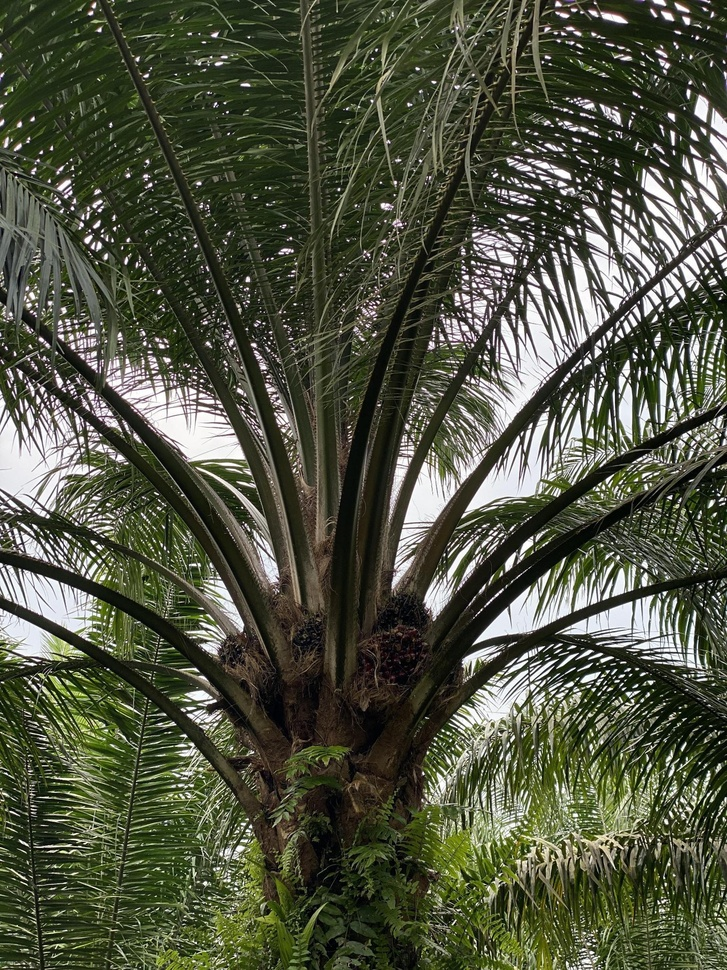
#> input picture testimg.jpg, 727 x 970 px, shrunk from 1536 x 2048 before the run
$ python relight2.py
#> lines starting #> are read from the running program, lines starting #| are printed output that depends on the picture
import cv2
import numpy as np
import matplotlib.pyplot as plt
from skimage import exposure
from skimage.exposure import cumulative_distribution


image = cv2.imread('testimg.jpg')
#> image is the input picture: shape (970, 727, 3); mean B, G, R 64.5, 83.2, 79.3
channels = cv2.split(image)

gray_image = cv2.cvtColor(image, cv2.COLOR_BGR2GRAY)
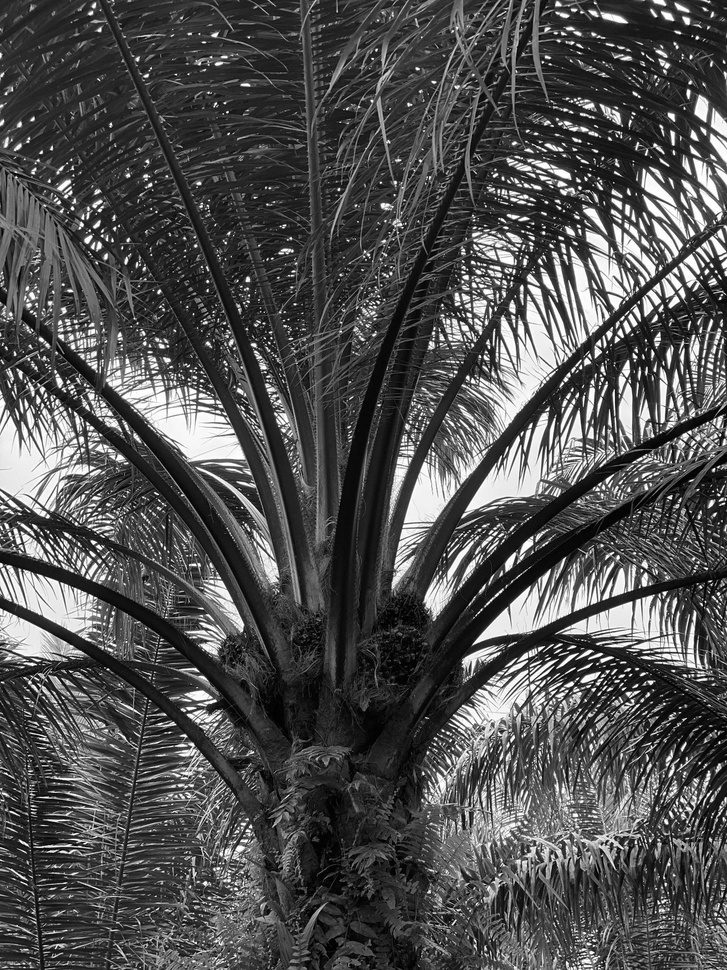
#> gray_image: shape (970, 727); min 0, max 255, mean 79.9
cdfImageInput, binsImageInput = cumulative_distribution(gray_image)
#> cdfImageInput = 256 values from 0.000267 to 1; binsImageInput = 256 values from 0 to 255
plt.figure(figsize=(10, 5))
plt.plot(binsImageInput, cdfImageInput)
plt.title('cumulative gray')


plt.figure(figsize=(10, 5))
avg_hist = np.zeros(256)
colors = ('b', 'g', 'r')
for (channel, color) in zip(channels,colors):
    hist = cv2.calcHist([channel], [0], None, [256], [0, 255])
    avg_hist+=hist.flatten()
    print("hist {color}", hist)
    plt.plot(hist, color=color)
#> this loop made 3 passes
#> color on passes 1 to 3: 'b', 'g', 'r'
#> (printed output is left out)
#> after the loop, avg_hist = 256 values, max 26796 at index 30, min 0 at index 255, mean 8190.8
avg_hist/=3
#> avg_hist = 256 values, max 8932 at index 30, min 0 at index 255, mean 2730.3

plt.plot(avg_hist, color='y')
plt.title("histogram RGB")

plt.figure(figsize=(10, 5))
hist = cv2.calcHist([gray_image], [0], None, [256], [0, 255])
#> hist = 256 values, max 10502 at index 35, min 0 at index 255, mean 2747.8
plt.plot(hist, color='k')
plt.title("histogram Grey")


print(f"First bins: {binsImageInput[0]}, Cumulative Probability: {cdfImageInput[0]:.5f}")
print(f"Last bins: {binsImageInput[-1]}, CUmulative Probability: {cdfImageInput[-1]:.5f}")
cdfImageInput = np.insert(cdfImageInput, 0, [0]*binsImageInput[0])
cdfImageInput = np.append(cdfImageInput, [1]*(255-binsImageInput[-1]))

histconvert = []
for i, value in enumerate(cdfImageInput):
    if i==0:
        histconvert.append(value)
    else:
        histconvert.append(value-cdfImageInput[i-1])
#> this loop made 256 passes
#> value on passes 1 to 3: 0.000267, 0.00128, 0.00255
#> after the loop, histconvert = 256 values, max 0.0149 at index 35, min 0.000267 at index 0, mean 0.00391
plt.figure(figsize=(10, 5))
plt.plot(histconvert, color='k')
plt.title("histogram Covert")

total_avg_hist = np.sum(avg_hist)
#> total_avg_hist = 698944.7
print(f"Total value of avg_hist: {total_avg_hist}")
for i, value in enumerate(avg_hist):
    value /= total_avg_hist
    avg_hist[i]=value
#> this loop made 256 passes
#> value on passes 1 to 3: 0.00801, 0.00223, 0.00281
#> after the loop, avg_hist = 256 values, max 0.0128 at index 30, min 0 at index 255, mean 0.00391
plt.figure(figsize=(10, 5))
plt.plot(avg_hist, color='k')
plt.title("histogram avg rgb normalized")

for i, value in enumerate(avg_hist):
    if i>0:
        avg_hist[i]=value+avg_hist[i-1]
#> after the loop, avg_hist = 256 values from 0.00801 to 1

plt.figure(figsize=(10, 5))
plt.plot(avg_hist, color='k')
plt.title("cumulative avg color")

linear_increase = np.linspace(0, 1, 256)
plt.figure(figsize=(10, 5))
plt.plot(linear_increase, color='k')
plt.title("Linear Increase from 0 to 1")

height, width, _ = image.shape
#> height = 970; width = 727
image_size = height * width
#> image_size = 705190
print(f"Image size = {image_size}")

pixels = np.arange(256)


plt.show()
#> figure, not shown here; curve peaks at x = 255, y = 1
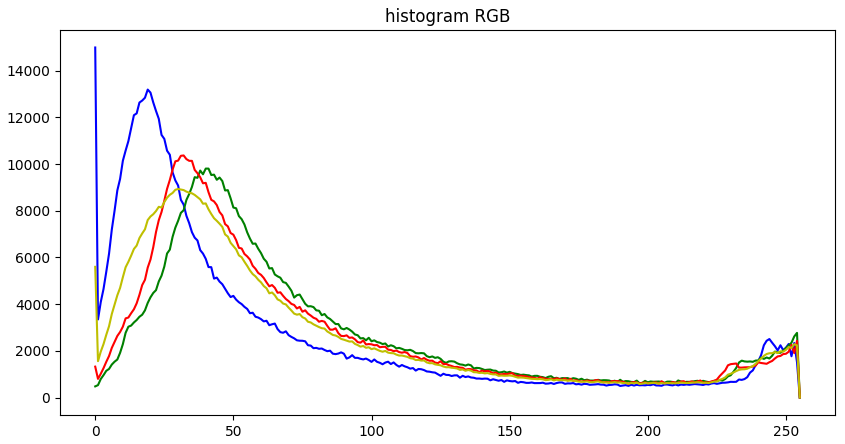
#> figure drawn by matplotlib, 1 panel; curve peaks at x = 0, y = 14993; curve peaks at x = 40, y = 9806; curve peaks at x = 32, y = 10368
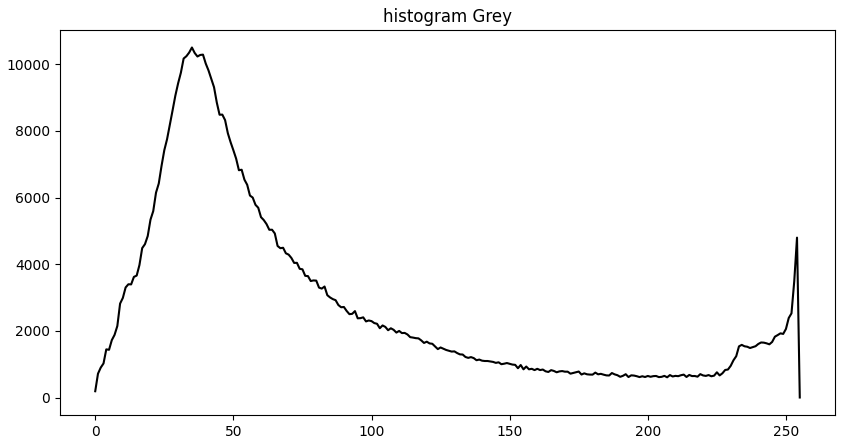
#> figure drawn by matplotlib, 1 panel; curve peaks at x = 35, y = 10502
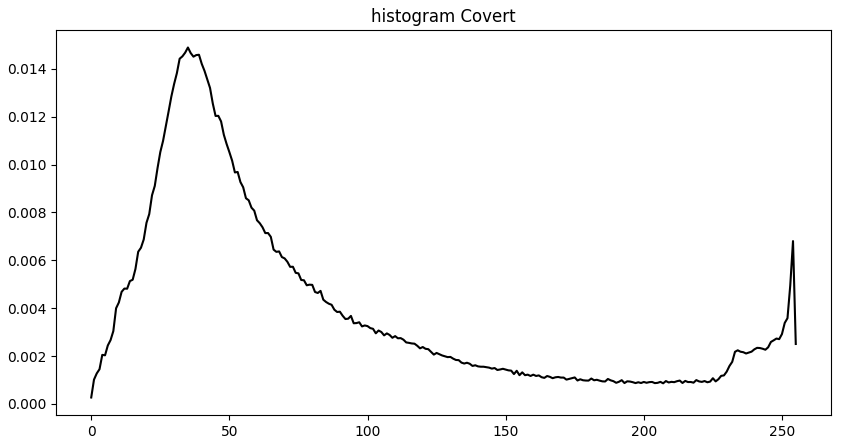
#> figure drawn by matplotlib, 1 panel; curve peaks at x = 35, y = 0.0149
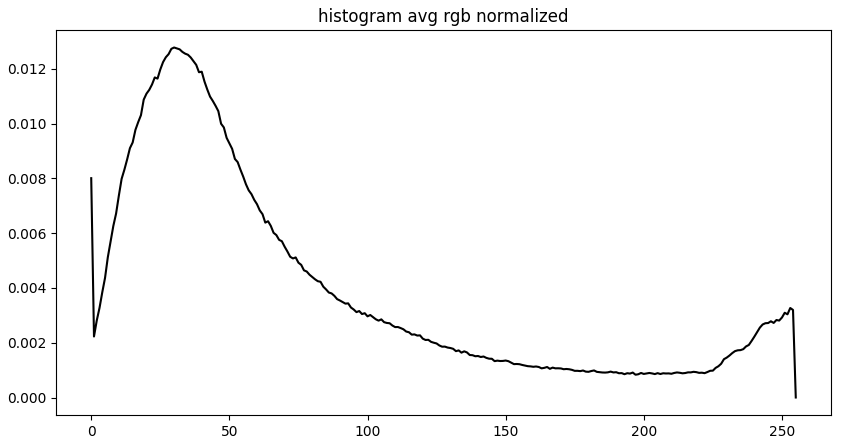
#> figure drawn by matplotlib, 1 panel; curve peaks at x = 30, y = 0.0128
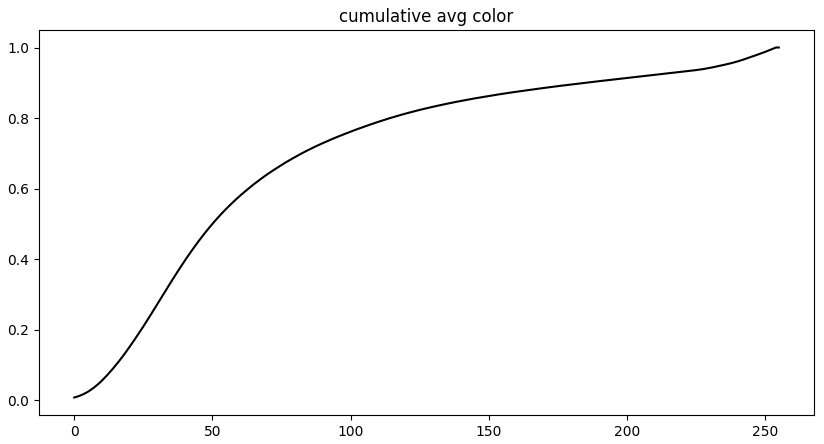
#> figure drawn by matplotlib, 1 panel; curve peaks at x = 254, y = 1
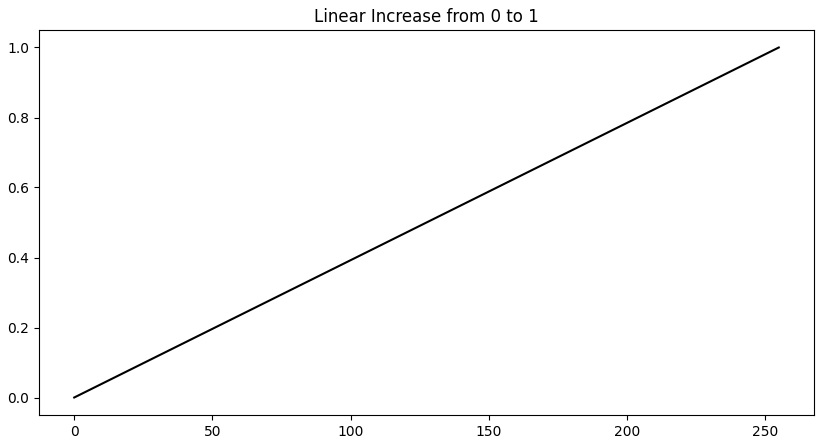
#> figure drawn by matplotlib, 1 panel; curve peaks at x = 255, y = 1

$ run again, with gelap.jpg copied over testimg.jpg
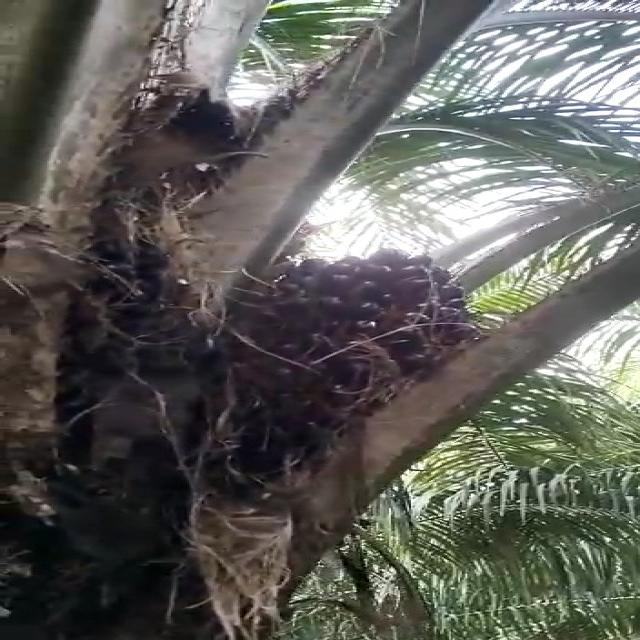
#> input picture gelap.jpg, 640 x 640 px
#> image is the input picture: shape (640, 640, 3); mean B, G, R 89.7, 94.4, 94.8
#> `gray_image = cv2.cvtColor(image, cv2.COLOR_BGR2GRAY)`:
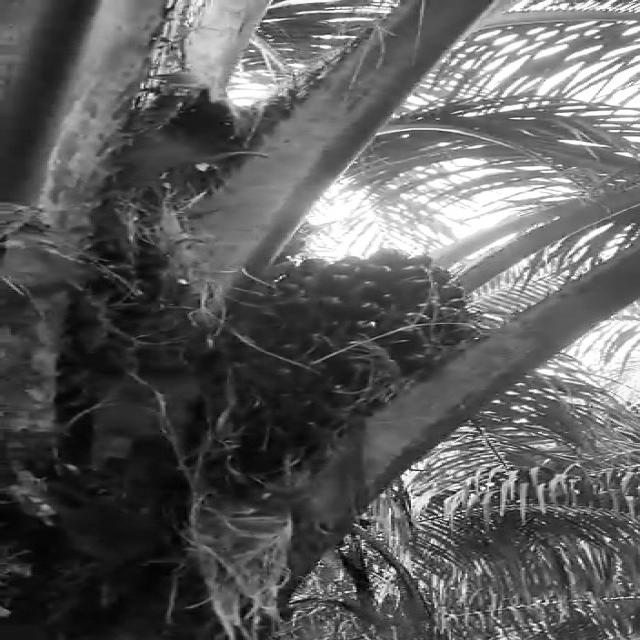
#> gray_image: shape (640, 640); min 0, max 255, mean 94
#> cdfImageInput = 256 values from 7.32e-06 to 1; binsImageInput = 256 values from 0 to 255
#> the loop `for (channel, color) in zip(channels,colors):` made 3 passes
#> color on passes 1 to 3: 'b', 'g', 'r'
#> (printed output is left out)
#> after the loop `for (channel, color) in zip(channels,colors):`: avg_hist = 256 values, max 9895 at index 40, min 0 at index 255, mean 4744.3
#> `avg_hist/=3`: avg_hist = 256 values, max 3298.3 at index 40, min 0 at index 255, mean 1581.4
#> hist = 256 values, max 3275 at index 43, min 0 at index 255, mean 1590.1
#> the loop `for i, value in enumerate(cdfImageInput):` made 256 passes
#> value on passes 1 to 3: 7.32e-06, 4.15e-05, 7.81e-05
#> after the loop `for i, value in enumerate(cdfImageInput):`: histconvert = 256 values, max 0.008 at index 43, min 7.32e-06 at index 0, mean 0.00391
#> total_avg_hist = 404849.3
#> the loop `for i, value in enumerate(avg_hist):` made 256 passes
#> value on passes 1 to 3: 0.000285, 0.000323, 0.000306
#> after the loop `for i, value in enumerate(avg_hist):`: avg_hist = 256 values, max 0.00815 at index 40, min 0 at index 255, mean 0.00391
#> after the loop `for i, value in enumerate(avg_hist):`: avg_hist = 256 values from 0.000285 to 1
#> `plt.show()`:
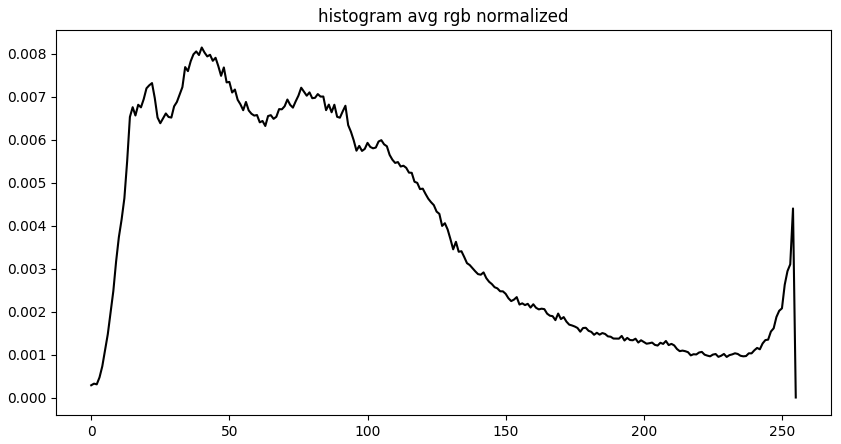
#> figure drawn by matplotlib, 1 panel; curve peaks at x = 40, y = 0.00815

$ run again, with image.jpg copied over testimg.jpg
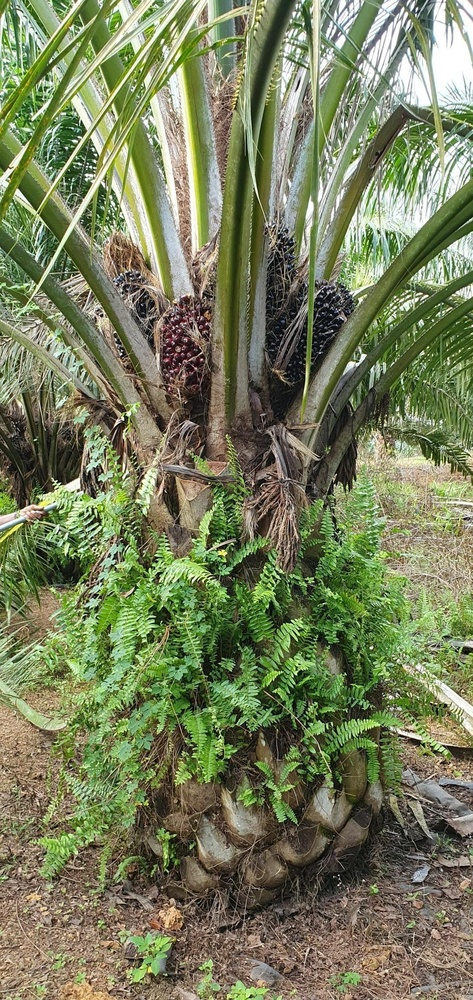
#> input picture image.jpg, 473 x 1000 px, shrunk from 969 x 2048 before the run
#> image is the input picture: shape (1000, 473, 3); mean B, G, R 91.8, 126.2, 119.2
#> `gray_image = cv2.cvtColor(image, cv2.COLOR_BGR2GRAY)`:
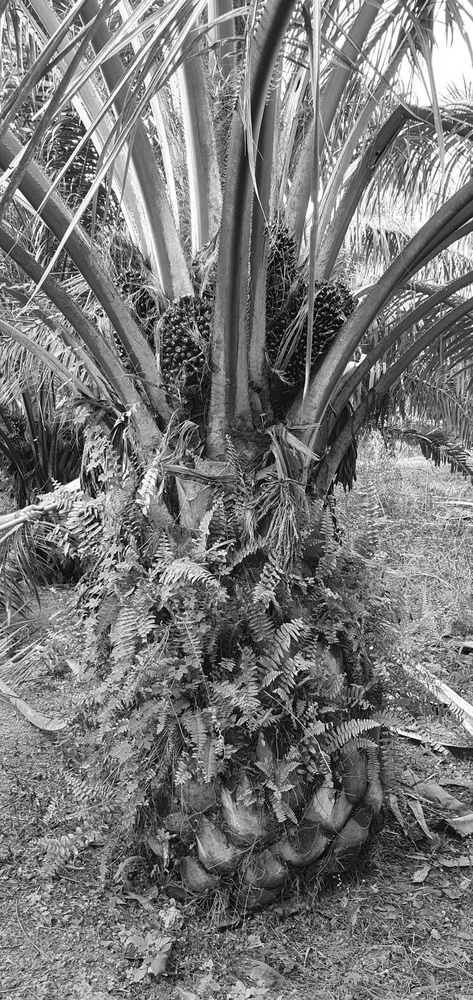
#> gray_image: shape (1000, 473); min 0, max 255, mean 120.2
#> cdfImageInput = 256 values from 8.03e-05 to 1; binsImageInput = 256 values from 0 to 255
#> the loop `for (channel, color) in zip(channels,colors):` made 3 passes
#> color on passes 1 to 3: 'b', 'g', 'r'
#> (printed output is left out)
#> after the loop `for (channel, color) in zip(channels,colors):`: avg_hist = 256 values, max 8749 at index 111, min 0 at index 255, mean 5502.4
#> `avg_hist/=3`: avg_hist = 256 values, max 2916.3 at index 111, min 0 at index 255, mean 1834.1
#> hist = 256 values, max 3249 at index 106, min 0 at index 255, mean 1842.9
#> the loop `for i, value in enumerate(cdfImageInput):` made 256 passes
#> value on passes 1 to 3: 8.03e-05, 0.000281, 0.000524
#> after the loop `for i, value in enumerate(cdfImageInput):`: histconvert = 256 values, max 0.00687 at index 106, min 8.03e-05 at index 0, mean 0.00391
#> total_avg_hist = 469536.7
#> the loop `for i, value in enumerate(avg_hist):` made 256 passes
#> value on passes 1 to 3: 0.00455, 0.000675, 0.000728
#> after the loop `for i, value in enumerate(avg_hist):`: avg_hist = 256 values, max 0.00621 at index 111, min 0 at index 255, mean 0.00391
#> after the loop `for i, value in enumerate(avg_hist):`: avg_hist = 256 values from 0.00455 to 1
#> `plt.show()`:
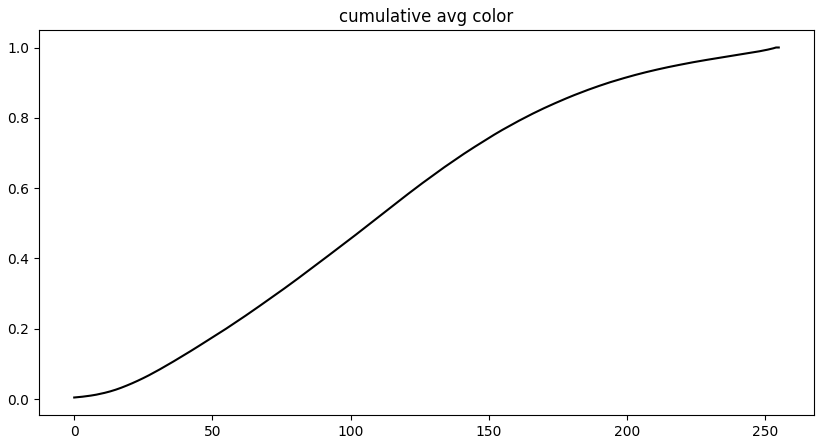
#> figure drawn by matplotlib, 1 panel; curve peaks at x = 254, y = 1
